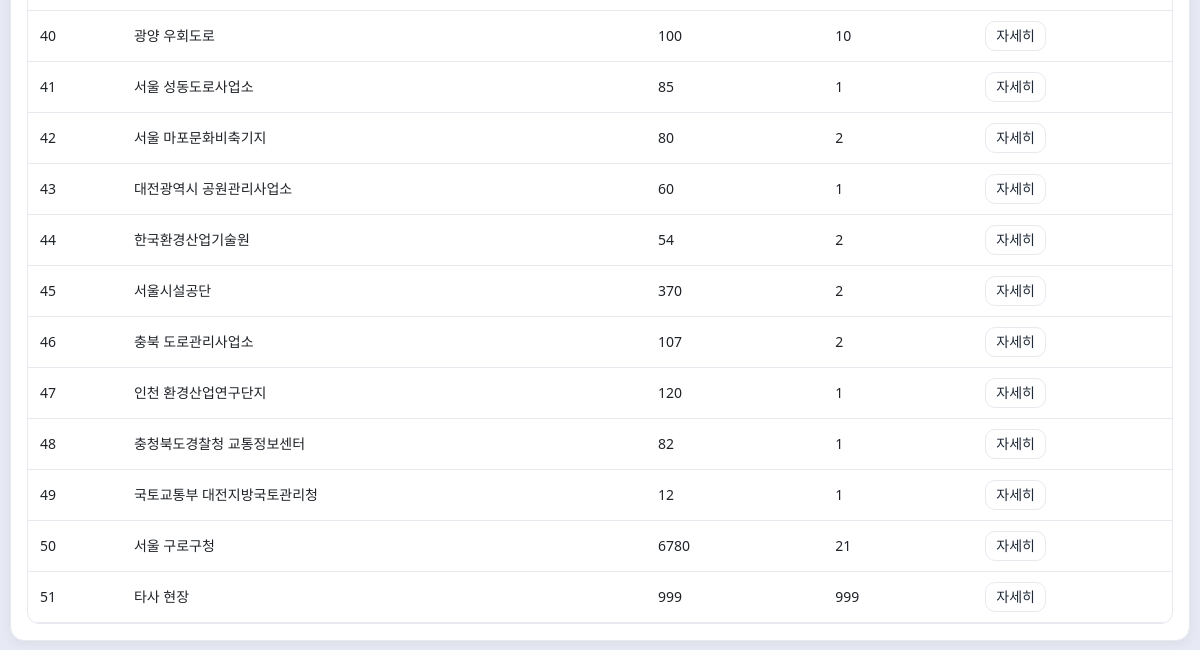
Before: /sites (signed in, lower part) with the older database file.
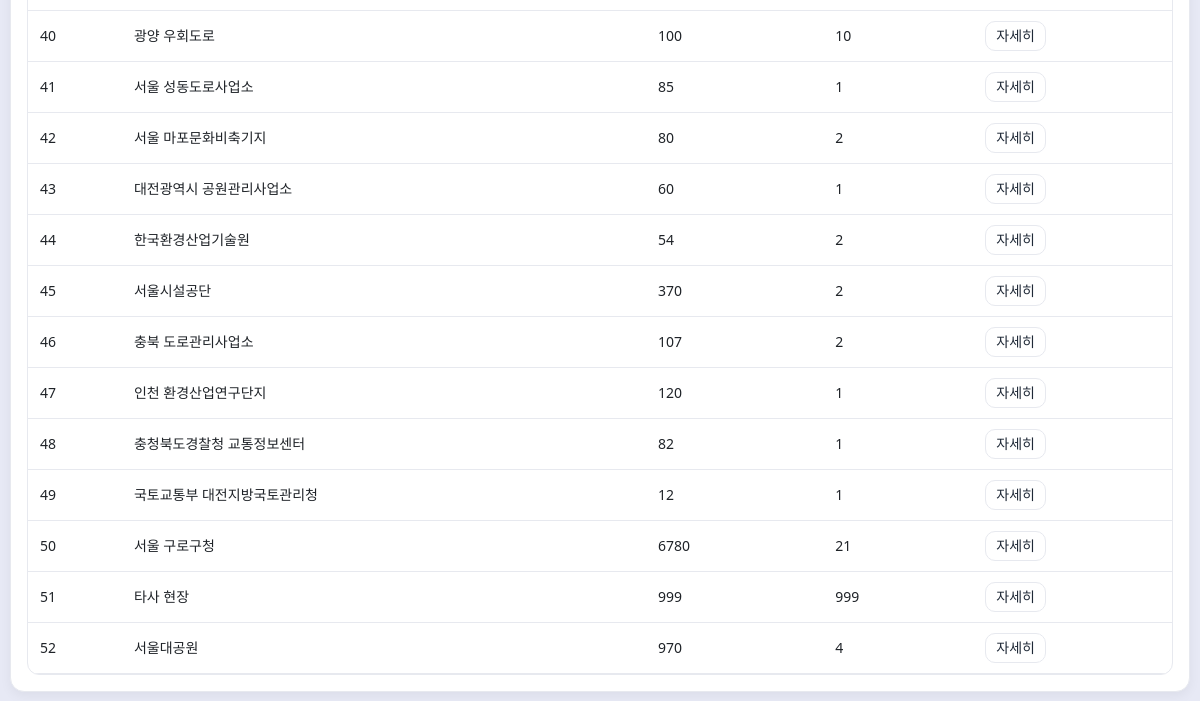
After: the same page with the newer database file.
### app.py (models this page shows)
class Site(Base):
    __tablename__ = "sites"
    site_id = Column(Integer, primary_key=True)
    name = Column(String, nullable=False, unique=True)
    camera_count = Column(Integer, nullable=False, default=0)
    nrs_count = Column(Integer, nullable=False, default=0)
    note = Column(Text)
    created_at = Column(DateTime, nullable=False, default=func.datetime("now", "localtime"))
    updated_at = Column(DateTime, nullable=False, default=func.datetime("now", "localtime"))
    deleted_at = Column(DateTime)

### app.py (the view)
@app.get("/sites", response_class=HTMLResponse)
def sites_list(request: Request, db: OrmSession = Depends(get_db)):
    require_login(request)
    rows = [
        [s.site_id, s.name, s.camera_count, s.nrs_count]
        for s in db.query(Site).order_by(Site.site_id.asc()).all()
    ]
    headers = [
        {"label":"ID", "bold": True},
        {"label":"현장명", "bold": True},
        {"label":"카메라수", "bold": True},
        {"label":"NRS수", "bold": True}
    ]
    can_master = "MASTER" in current_roles(request)
    return render_list(request, "현장",
        ["ID","현장명","카메라수","NRS수",], rows, {
        "new":    "/sites/new"               if can_master else None,
        "edit":   "/sites/edit/{id}"         if can_master else None,
        "delete": "/sites/delete/{id}"       if can_master else None,
        "child":  "/site_locations?site_id={id}",   # ← 자세히(항상)
    })

### templates/generic_list.html (shortened to what this page needs)
{% extends "base.html" %}
{% block content %}
<div class="card">
  <div class="card-body">
    <table class="table" id="grid">
      <tbody>
        {% for row in rows %}
          <tr>
            {% for col in row %}
              {% set meta = headers[loop.index0] if headers|length > loop.index0 else {} %}
              {% set td_cls = meta.td_class if meta.td_class is defined else '' %}
              <td class="{{ td_cls }}">
                {% if meta.format in ['money','int'] %}
                  {{ col|comma }}
                {% else %}
                  {{ col }}
                {% endif %}
              </td>
            {% endfor %}
            {% if routes.edit or routes.delete or routes.child %}
              <td class="actions td-center">
                {% if routes.child %}
                  <a class="btn btn-outline btn-small" href="{{ routes.child|replace('{id}', row[0]|string) }}">자세히</a>
                {% endif %}
              </td>
            {% endif %}
          </tr>
        {% endfor %}
      </tbody>
    </table>
  </div>
</div>
{% endblock %}

### templates/base.html (shortened to what this page needs)
<!doctype html>
<html lang="ko">
<head>
  <link rel="stylesheet" href="/static/style.css">
</head>
<body>
      {% set user  = request.session.get('user') or {} %}
      {% set roles = user.get('roles', []) %}
      {% set is_master = 'MASTER' in roles %}
      {% set is_tech   = 'TECH' in roles %}
      {% set p = request.url.path %}
  <main class="container">
    {% block content %}{% endblock %}
  </main>
</body>
</html>

### static/style.css (style rules this page uses)
:root { --bg:#e7e9f5; --panel:#fff; --border:#e7e9ef; --text:#1f2328; --muted:#6b7280; --brand:#2563eb; --brand-weak:#3b82f6; --danger:#ef4444; --ok:#16a34a; --warn:#f59e0b; --radius:14px; --radius-sm:10px; --container:1180px; --control-h:38px; }
* { box-sizing:border-box }
html,body { height:100% }
body { margin:0;background:var(--bg);color:var(--text);font:14px/1.5 system-ui,-apple-system,"Segoe UI",Roboto,Helvetica,Arial }
.container { max-width:var(--container);margin:0 auto;padding:18px 16px }
main { padding-top:10px }
.card { background:var(--panel);border:1px solid var(--border);border-radius:var(--radius);box-shadow:0 .25rem .75rem rgba(0,0,0,.05) }
.card-body { padding:16px }
.btn { display:inline-flex;align-items:center;justify-content:center; height:40px;padding:0 14px;border-radius:12px;border:1px solid transparent;cursor:pointer; background:#fff;color:#1f2937 }
.btn-outline { background:#fff;border-color:var(--border);color:#1f2937 }
.btn-small { height:30px;border-radius:10px;padding:0 10px }
.btn, .btn:hover, .btn:focus, .btn:active, a.btn, a.btn:hover, a.btn:focus, a.btn:active { text-decoration:none }
.table { width:100%;border-collapse:separate;border-spacing:0;background:var(--panel); border:1px solid var(--border);border-radius:12px;overflow:hidden }
.table .actions { display:flex;gap:8px }
.td-center { text-align: center; }

### templates/base.html (style rules this page uses)
.container { max-width:1180px;margin:0 auto;padding:0 16px }
main.container { padding:18px 0 }

Changed rows visible on the page:
added Site: row "52" "4", name "서울대공원", camera_count "970"
